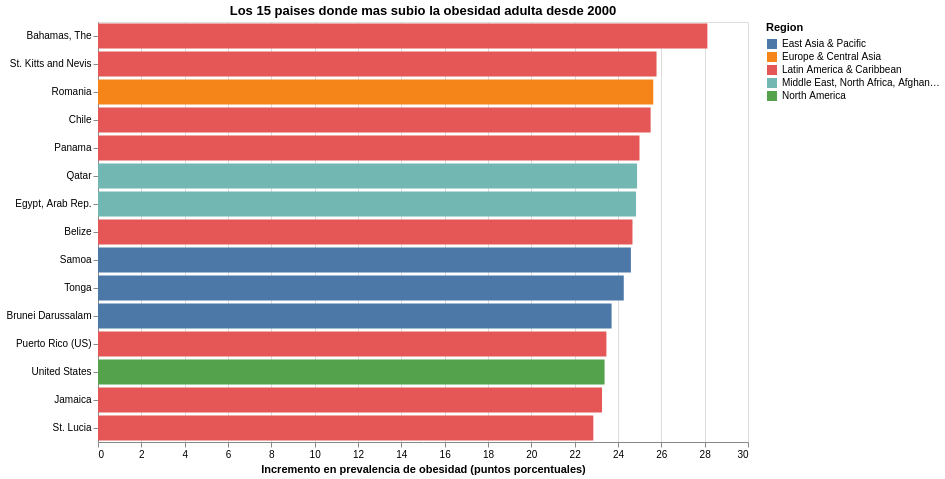

Notebook code cell kept with this figure:
### Markdown cell above
## 2.8 — Visualización 3 (interactiva): quiénes subieron más desde 2000

Ranking horizontal de los 15 países con mayor incremento en puntos porcentuales. El tooltip muestra el valor inicial y final para dar contexto (no es lo mismo subir de 5% a 15% que de 25% a 35%).

### Code cell
viz3 = alt.Chart(top15_suben).mark_bar().encode(
    x=alt.X("delta_pp:Q", title="Incremento en prevalencia de obesidad (puntos porcentuales)"),
    y=alt.Y("name:N", sort="-x", title=None),
    color=alt.Color("region:N", title="Region"),
    tooltip=[
        alt.Tooltip("name:N", title="Pais"),
        alt.Tooltip("region:N", title="Region"),
        alt.Tooltip("OBS_VALUE_inicio:Q", title="Obesidad inicio (%)", format=".1f"),
        alt.Tooltip("OBS_VALUE_fin:Q", title="Obesidad ultimo dato (%)", format=".1f"),
        alt.Tooltip("delta_pp:Q", title="Incremento (pp)", format="+.1f"),
    ],
).properties(
    width=650, height=420,
    title="Los 15 paises donde mas subio la obesidad adulta desde 2000"
)

viz3

### Figure 1 — Vega-Lite specification as saved in the notebook (floating-point values rounded to 4 significant figures)
{"config": {"view": {"continuousWidth": 300, "continuousHeight": 300}}, "data": {"name": "data-04ab4fe84b8c2a04d58bc71fb0e85fb0"}, "mark": {"type": "bar"}, "encoding": {"color": {"field": "region", "title": "Region", "type": "nominal"}, "tooltip": [{"field": "name", "title": "Pais", "type": "nominal"}, {"field": "region", "title": "Region", "type": "nominal"}, {"field": "OBS_VALUE_inicio", "format": ".1f", "title": "Obesidad inicio (%)", "type": "quantitative"}, {"field": "OBS_VALUE_fin", "format": ".1f", "title": "Obesidad ultimo dato (%)", "type": "quantitative"}, {"field": "delta_pp", "format": "+.1f", "title": "Incremento (pp)", "type": "quantitative"}], "x": {"field": "delta_pp", "title": "Incremento en prevalencia de obesidad (puntos porcentuales)", "type": "quantitative"}, "y": {"field": "name", "sort": "-x", "title": null, "type": "nominal"}}, "height": 420, "title": "Los 15 paises donde mas subio la obesidad adulta desde 2000", "width": 650, "$schema": "https://vega.github.io/schema/vega-lite/v5.20.1.json", "datasets": {"data-04ab4fe84b8c2a04d58bc71fb0e85fb0": [{"REF_AREA": "BHS", "TIME_PERIOD_inicio": "1990", "OBS_VALUE_inicio": 19.13, "name": "Bahamas, The", "region": "Latin America & Caribbean", "TIME_PERIOD_fin": "2022", "OBS_VALUE_fin": 47.26, "delta_pp": 28.13}, {"REF_AREA": "KNA", "TIME_PERIOD_inicio": "1990", "OBS_VALUE_inicio": 19.87, "name": "St. Kitts and Nevis", "region": "Latin America & Caribbean", "TIME_PERIOD_fin": "2022", "OBS_VALUE_fin": 45.64, "delta_pp": 25.78}, {"REF_AREA": "ROU", "TIME_PERIOD_inicio": "1990", "OBS_VALUE_inicio": 8.413, "name": "Romania", "region": "Europe & Central Asia", "TIME_PERIOD_fin": "2022", "OBS_VALUE_fin": 34.04, "delta_pp": 25.63}, {"REF_AREA": "CHL", "TIME_PERIOD_inicio": "1990", "OBS_VALUE_inicio": 13.41, "name": "Chile", "region": "Latin America & Caribbean", "TIME_PERIOD_fin": "2022", "OBS_VALUE_fin": 38.91, "delta_pp": 25.51}, {"REF_AREA": "PAN", "TIME_PERIOD_inicio": "1990", "OBS_VALUE_inicio": 11.08, "name": "Panama", "region": "Latin America & Caribbean", "TIME_PERIOD_fin": "2022", "OBS_VALUE_fin": 36.07, "delta_pp": 24.99}, {"REF_AREA": "QAT", "TIME_PERIOD_inicio": "1990", "OBS_VALUE_inicio": 18.26, "name": "Qatar", "region": "Middle East, North Africa, Afghanistan & Pakistan", "TIME_PERIOD_fin": "2022", "OBS_VALUE_fin": 43.14, "delta_pp": 24.88}, {"REF_AREA": "EGY", "TIME_PERIOD_inicio": "1990", "OBS_VALUE_inicio": 19.44, "name": "Egypt, Arab Rep.", "region": "Middle East, North Africa, Afghanistan & Pakistan", "TIME_PERIOD_fin": "2022", "OBS_VALUE_fin": 44.27, "delta_pp": 24.83}, {"REF_AREA": "BLZ", "TIME_PERIOD_inicio": "1990", "OBS_VALUE_inicio": 17.65, "name": "Belize", "region": "Latin America & Caribbean", "TIME_PERIOD_fin": "2022", "OBS_VALUE_fin": 42.32, "delta_pp": 24.67}, {"REF_AREA": "WSM", "TIME_PERIOD_inicio": "1990", "OBS_VALUE_inicio": 37.83, "name": "Samoa", "region": "East Asia & Pacific", "TIME_PERIOD_fin": "2022", "OBS_VALUE_fin": 62.43, "delta_pp": 24.6}, {"REF_AREA": "TON", "TIME_PERIOD_inicio": "1990", "OBS_VALUE_inicio": 47.38, "name": "Tonga", "region": "East Asia & Pacific", "TIME_PERIOD_fin": "2022", "OBS_VALUE_fin": 71.65, "delta_pp": 24.27}, {"REF_AREA": "BRN", "TIME_PERIOD_inicio": "1990", "OBS_VALUE_inicio": 8.007, "name": "Brunei Darussalam", "region": "East Asia & Pacific", "TIME_PERIOD_fin": "2022", "OBS_VALUE_fin": 31.71, "delta_pp": 23.7}, {"REF_AREA": "PRI", "TIME_PERIOD_inicio": "1990", "OBS_VALUE_inicio": 17.67, "name": "Puerto Rico (US)", "region": "Latin America & Caribbean", "TIME_PERIOD_fin": "2022", "OBS_VALUE_fin": 41.13, "delta_pp": 23.46}, {"REF_AREA": "USA", "TIME_PERIOD_inicio": "1990", "OBS_VALUE_inicio": 18.61, "name": "United States", "region": "North America", "TIME_PERIOD_fin": "2022", "OBS_VALUE_fin": 41.99, "delta_pp": 23.38}, {"REF_AREA": "JAM", "TIME_PERIOD_inicio": "1990", "OBS_VALUE_inicio": 10.54, "name": "Jamaica", "region": "Latin America & Caribbean", "TIME_PERIOD_fin": "2022", "OBS_VALUE_fin": 33.81, "delta_pp": 23.26}, {"REF_AREA": "LCA", "TIME_PERIOD_inicio": "1990", "OBS_VALUE_inicio": 10.6, "name": "St. Lucia", "region": "Latin America & Caribbean", "TIME_PERIOD_fin": "2022", "OBS_VALUE_fin": 33.47, "delta_pp": 22.86}]}}
